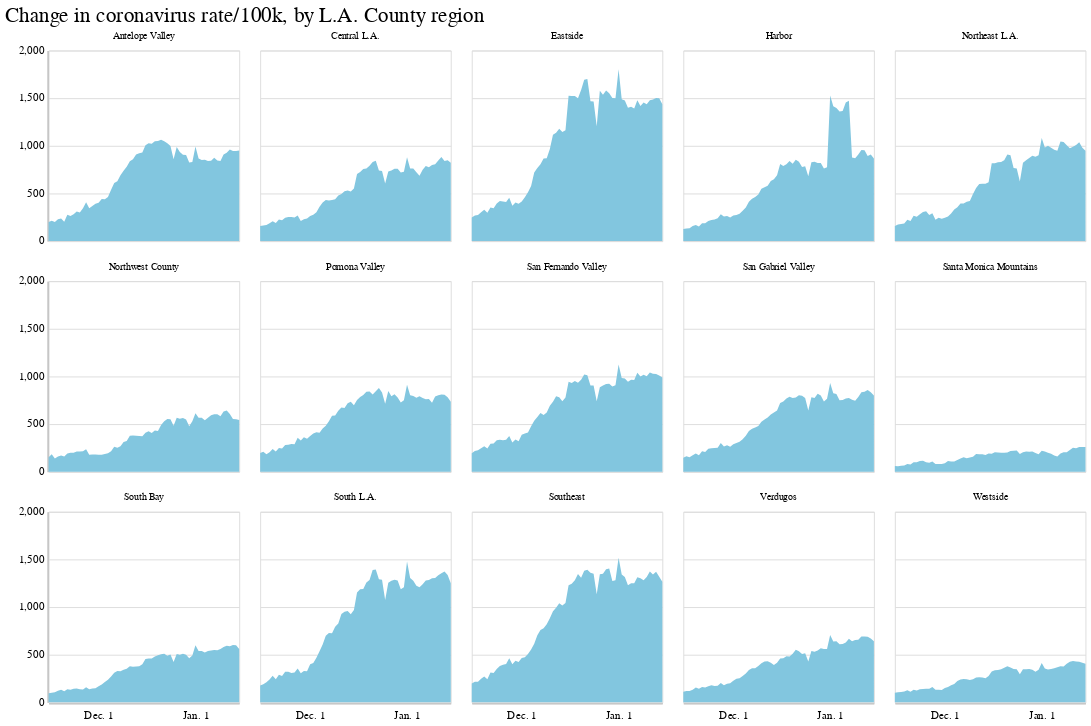

Notebook code cell kept with this figure:
### Code cell
allregions_chart

### Figure 1 — Vega-Lite specification as saved in the notebook (floating-point values rounded to 4 significant figures; data arrays with more than 128 entries replaced by an {"elided": "..."} marker saying what was removed)
{"config": {"view": {"width": 800, "height": 450}, "background": "#ffffff", "title": {"anchor": "start", "font": "Benton Gothic Bold, sans", "fontColor": "#000000", "fontSize": 22, "fontWeight": "normal"}, "arc": {"fill": "#82c6df"}, "area": {"fill": "#82c6df"}, "line": {"stroke": "#82c6df", "strokeWidth": 3}, "path": {"stroke": "#82c6df"}, "rect": {"fill": "#82c6df"}, "shape": {"stroke": "#82c6df"}, "bar": {"fill": "#82c6df"}, "point": {"stroke": "#82c6df"}, "symbol": {"fill": "#82c6df", "size": 30}, "axis": {"titleFont": "Benton Gothic Bold, sans", "titleFontSize": 13, "titleFontWeight": "normal", "labelFont": "Benton Gothic, sans", "labelFontSize": 11.5, "labelFontWeight": "normal"}, "axisX": {"labelAngle": 0, "labelPadding": 4, "tickSize": 3}, "axisY": {"labelBaseline": "middle", "maxExtent": 45, "minExtent": 45, "tickSize": 2, "titleAlign": "left", "titleAngle": 0, "titleX": -45, "titleY": -11}, "legend": {"titleFont": "Benton Gothic Bold, sans", "titleFontSize": 13, "titleFontWeight": "normal", "symbolType": "stroke", "labelFont": "Benton Gothic, sans", "labelFontSize": 11.5}, "range": {"category": ["#3580b1", "#ec8431", "#ab7fb4", "#c89d29", "#adc839", "#829eb1"], "diverging": ["#e68a4f", "#f4bb6a", "#f9e39c", "#dadfe2", "#a6b7c6", "#849eae"], "heatmap": ["#fbf2c7", "#f9e39c", "#f8d36e", "#f4bb6a", "#e68a4f", "#d15a40", "#ab4232"], "ordinal": ["#fbf2c7", "#f9e39c", "#f8d36e", "#f4bb6a", "#e68a4f", "#d15a40", "#ab4232"], "ramp": ["#fbf2c7", "#f9e39c", "#f8d36e", "#f4bb6a", "#e68a4f", "#d15a40", "#ab4232"]}}, "data": {"name": "data-061cd3edf4e9535ea8849008c3546ff2"}, "mark": "area", "encoding": {"facet": {"type": "nominal", "columns": 5, "field": "rsa", "title": ""}, "x": {"type": "temporal", "axis": {"format": "%b. %-d", "grid": false, "tickColor": "#ffffff", "tickCount": 4, "title": ""}, "field": "date"}, "y": {"type": "quantitative", "axis": {"tickColor": "#ffffff"}, "field": "new_confirmed_cases_seven_day_per_100k", "title": ""}}, "height": 200, "title": "Change in coronavirus rate/100k, by L.A. County region", "width": 200, "$schema": "https://vega.github.io/schema/vega-lite/v4.0.2.json", "datasets": {"data-061cd3edf4e9535ea8849008c3546ff2": {"elided": "930 records"}}}
